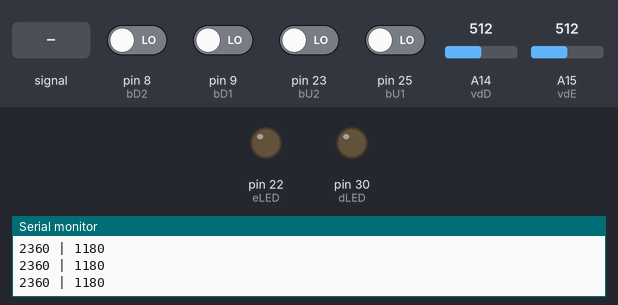
The sketch below on a simulated Arduino Mega 2560, built with avr-gcc and run on an emulated ATmega2560. On the bench: output pins drawn as LEDs (lit = HIGH), the last lines printed to the serial monitor. Dashed ring = blinking. The test bench sets the inputs (shaded band); at power-on: pin 8 (bD2), pin 9 (bD1), pin 23 (bU2), pin 25 (bU1) LOW, A14 (vdD) = 512, A15 (vdE) = 512.

Above: at 1.2 s.
1.3 s: A14 (vdD) set to 171
2.8 s: A14 (vdD) set to 143
At 3.4 s:
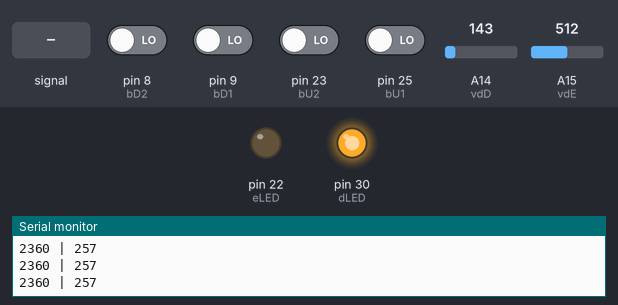
4.3 s: A14 (vdD) fed a 200 Hz sine of ±81 counts around its level
At 4.81 s:
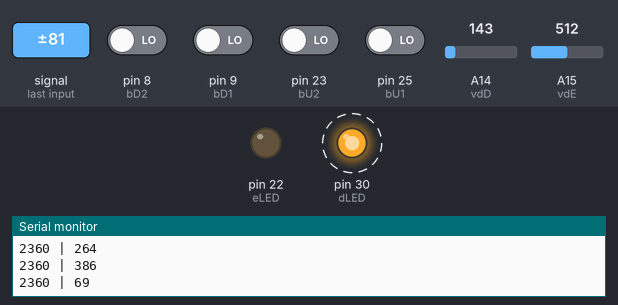
7.3 s: A15 (vdE) set to 22
10.3 s: A15 (vdE) set to 19
13.3 s: pin 8 (bD2) driven HIGH
Timing chart, 0 to 17.0 s (numbered marks = the images above; inputs shaded):
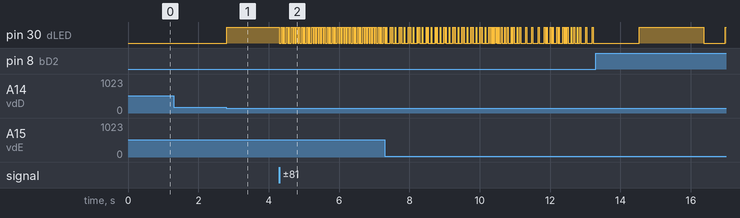

The sketch:

Green_Ranged_v1.ino
```cpp
#define eLED    22
#define dLED    30

int vdE = A15;
int vdD = A14;

uint8_t bD2 = 8;
uint8_t bD1 = 9;
uint8_t bU1 = 25;
uint8_t bU2 = 23;


int VE = 58; // 55
int DV = 20; // 22
int VP = 300;

void setup() {
  pinMode(eLED, OUTPUT);
  pinMode(dLED, OUTPUT);

  pinMode(vdE, INPUT_PULLUP);
  pinMode(vdD, INPUT_PULLUP);

  pinMode(bD2, INPUT);
  pinMode(bD1, INPUT);
  pinMode(bU2, INPUT);
  pinMode(bU1, INPUT);

  Serial.begin(9600);
}

void loop() {

  bU1 = digitalRead(23);
  bU2 = digitalRead(25);
  bD1 = digitalRead(9);
  bD2 = digitalRead(8);
  Serial.print(mediaE()); Serial.print(" | "); Serial.println(mediaD());
  if  (bU1 == 1)  {
    VE++;
    Serial.print(bU1); Serial.print(" | "); Serial.println(VE);
    delay(600);
  }
  if  (bU2 == 1)  {
    VE--;
    Serial.print(bU2); Serial.print(" | "); Serial.println(VE);
    delay(600);
  }
  if  (bD2 == 1)  {
    DV++;
    Serial.print(bD1); Serial.print(" | "); Serial.println(DV);
    delay(600);
  }
  if  (bD1 == 1)  {
    DV--;
    Serial.print(bD2); Serial.print(" | "); Serial.println(DV);
    delay(600);
  }

  if  ((mediaE() >= VE) && (mediaE() < VP))  digitalWrite(eLED, HIGH);
  if  ((mediaE() < VE) || (mediaE() >= VP))  digitalWrite(eLED, LOW);
  if  ((mediaD() >= DV) && (mediaD() < VP))  digitalWrite(dLED, HIGH);
  if  ((mediaD() < DV) || (mediaD() >= VP))  digitalWrite(dLED, LOW);
}

long mediaE() {
  vdE = analogRead(A15);
  long JoinE = 0;
  for(int i = 0; i<20; i++)  {
    vdE = analogRead(A15);
    JoinE += vdE;
  }
  return JoinE/4 - 200;
}

long mediaD() {
  vdD = analogRead(A14);
  long JoinD = 0;
  for(int i = 0; i<10; i++)  {
    vdD = analogRead(A14);
    JoinD += vdD;
  }
  return JoinD/4 - 100;
}
```

Measured:
- the behaviour switches between 160 and 159 on A14 (vdD) (found by bisection; images 0 and 1)
- after the input at 2.8 s, pin 30 (dLED): LOW → HIGH at once
- after the input at 4.3 s, pin 30 (dLED): alternates HIGH for 0.04 s and LOW for 0.05 s, starting at once
